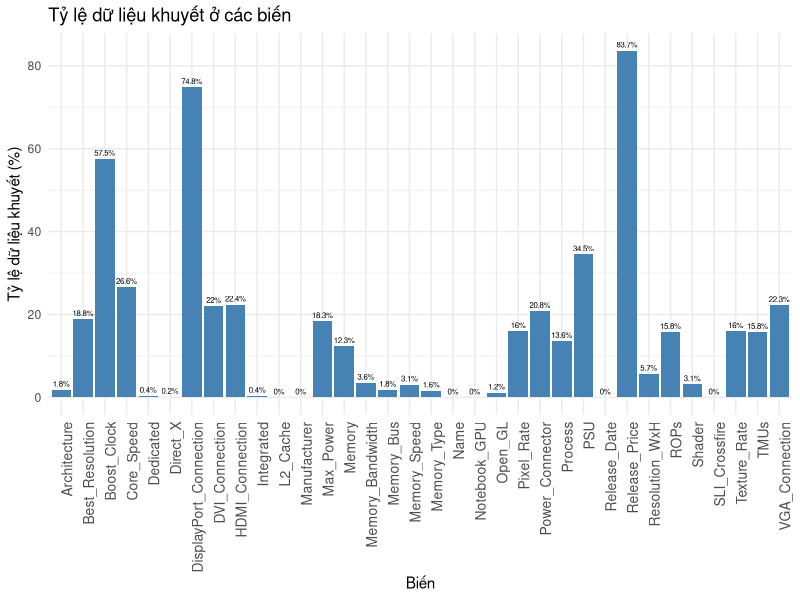

Here is the R script that generated this plot:
# Bước 1: Đọc dữ liệu
GPU_data <- read.csv("./archive/All_GPUs.csv")

# Thay thế tất cả các ô trống trong dữ liệu GPU_data bằng NA
GPU_data[GPU_data == ""] <- NA

# Thay thế các giá trị có định dạng "\n-" bằng NA trong tất cả các cột của GPU_data
GPU_data[] <- lapply(GPU_data, function(x) gsub("^\\n- $", NA, x))

# Thay thế các chuỗi "NA" bằng NA
GPU_data[GPU_data == "NA"] <- NA

# Tạo bảng thống kê số lượng và tỷ lệ dữ liệu khuyết
na_summary <- data.frame(
  Column = names(GPU_data),
  NA_Count = sapply(GPU_data, function(x) sum(is.na(x))),
  NA_Percentage = sapply(GPU_data, function(x) mean(is.na(x)) * 100)
)

# Hiển thị bảng thống kê
print(na_summary)

# Gọi thư viện ggplot2 để sử dụng hàm ggplot
library(ggplot2)

# Tạo biểu đồ cột cho tỷ lệ dữ liệu khuyết ở các biến
ggplot(na_summary, aes(x = Column, y = NA_Percentage)) +
  geom_bar(stat = "identity", fill = "steelblue") +
  geom_text(aes(label = paste0(round(NA_Percentage, 1), "%")), 
            vjust = -0.5, size = 2) +
  labs(title = "Tỷ lệ dữ liệu khuyết ở các biến",
       x = "Biến",
       y = "Tỷ lệ dữ liệu khuyết (%)") +
  theme_minimal() +
  theme(axis.text.x = element_text(size = 10, angle = 90, hjust = 1))  

# Lọc các cột có tỷ lệ dữ liệu khuyết dưới 10%
selected_columns <- na_summary$Column[na_summary$NA_Percentage < 10]

# Giữ lại các cột thỏa mãn điều kiện trong dataframe ban đầu
new_GPU_data <- GPU_data[, selected_columns]

#Xoá các quan sát chứa dữ liệu khuyết
new_GPU_data<-na.omit(new_GPU_data)

# Lựa chọn các biến cần xoá đơn vị
columns_to_clean <- c("L2_Cache","Memory_Bandwidth","Memory_Bus","Memory_Speed")

#Tạo hàm thực hiện xoá đơn vị ở các biến 
remove_units <- function(column) {
  # Sử dụng gsub để xóa tất cả các ký tự không phải số (kể cả đơn vị)
  cleaned_column <- gsub("[^0-9.]", "", column)
  # Chuyển đổi kết quả về kiểu numeric
  cleaned_column <- as.numeric(cleaned_column)
  
  return(cleaned_column)
}

# Áp dụng hàm cho các biến đã chọn
new_GPU_data[columns_to_clean] <- lapply(new_GPU_data[columns_to_clean], remove_units)

head(new_GPU_data)

dim(new_GPU_data)

# Tạo bộ dữ liệu bao gồm các biến chính để phân tích.
main_data<-new_GPU_data[c("Memory_Bandwidth","Memory_Speed","L2_Cache","Memory_Bus","Shader","Dedicated","Manufacturer")]
head(main_data)
